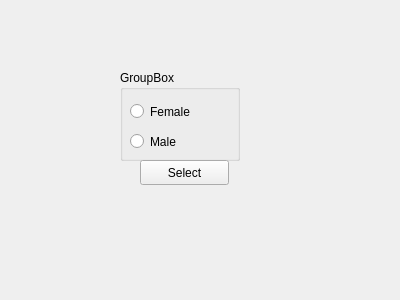
<?xml version="1.0" encoding="UTF-8"?>
<ui version="4.0">
 <class>Form</class>
 <widget class="QWidget" name="Form">
  <property name="geometry">
   <rect>
    <x>0</x>
    <y>0</y>
    <width>400</width>
    <height>300</height>
   </rect>
  </property>
  <property name="windowTitle">
   <string>Form</string>
  </property>
  <widget class="QGroupBox" name="groupBox">
   <property name="geometry">
    <rect>
     <x>120</x>
     <y>70</y>
     <width>120</width>
     <height>91</height>
    </rect>
   </property>
   <property name="title">
    <string>GroupBox</string>
   </property>
   <widget class="QRadioButton" name="radioButton">
    <property name="geometry">
     <rect>
      <x>10</x>
      <y>30</y>
      <width>112</width>
      <height>23</height>
     </rect>
    </property>
    <property name="text">
     <string>Female</string>
    </property>
   </widget>
   <widget class="QRadioButton" name="radioButton_2">
    <property name="geometry">
     <rect>
      <x>10</x>
      <y>60</y>
      <width>112</width>
      <height>23</height>
     </rect>
    </property>
    <property name="text">
     <string>Male</string>
    </property>
   </widget>
  </widget>
  <widget class="QPushButton" name="pushButton">
   <property name="geometry">
    <rect>
     <x>140</x>
     <y>160</y>
     <width>89</width>
     <height>25</height>
    </rect>
   </property>
   <property name="text">
    <string>Select</string>
   </property>
  </widget>
 </widget>
 <resources/>
 <connections/>
</ui>
